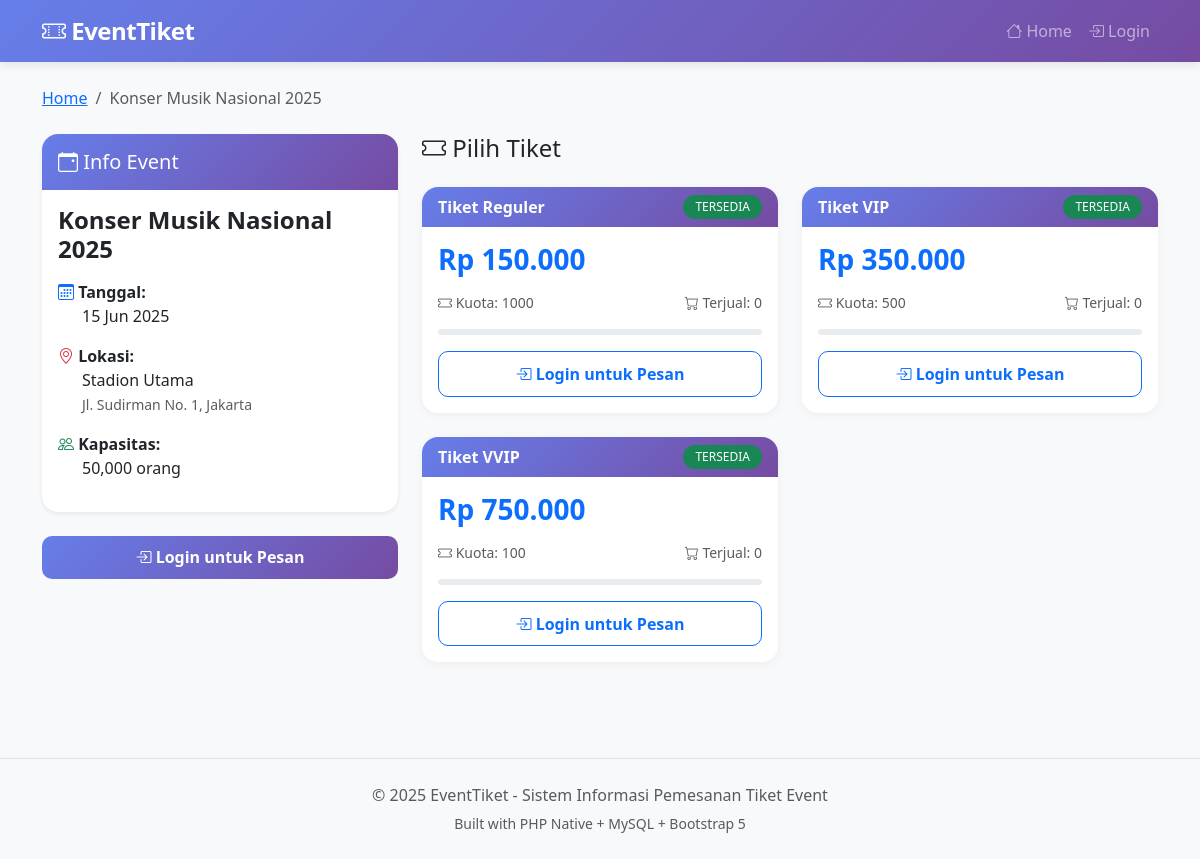
/?p=event_detail&id=1, run on the app's committed database.
### tables this page shows
CREATE TABLE `event` (
  `id_event` int NOT NULL,
  `nama_event` varchar(150) NOT NULL,
  `tanggal` date NOT NULL,
  `id_venue` int DEFAULT NULL
);

CREATE TABLE `venue` (
  `id_venue` int NOT NULL,
  `nama_venue` varchar(100) NOT NULL,
  `alamat` text,
  `kapasitas` int DEFAULT NULL
);

CREATE TABLE `tiket` (
  `id_tiket` int NOT NULL,
  `id_event` int DEFAULT NULL,
  `nama_tiket` varchar(50) NOT NULL,
  `harga` int NOT NULL,
  `kuota` int NOT NULL
);

### pages/event_detail.php (the view, shortened to what this page needs)
<?php
$id_event = (int)$_GET['id'];
$event = mysqli_fetch_assoc(mysqli_query($conn, "SELECT e.*, v.nama_venue, v.alamat, v.kapasitas
    FROM event e
    JOIN venue v ON e.id_venue = v.id_venue
    WHERE e.id_event = $id_event"));
$tiket = mysqli_query($conn, "SELECT t.*,
    (SELECT COUNT(*) FROM order_detail od
     JOIN orders o ON od.id_order = o.id_order
     WHERE od.id_tiket = t.id_tiket AND o.status = 'paid') as terjual
    FROM tiket t
    WHERE t.id_event = $id_event");
$tanggal = date('d M Y', strtotime($event['tanggal']));
?>
<div class="container py-4">
    <nav aria-label="breadcrumb" class="mb-4">
        <ol class="breadcrumb">
            <li class="breadcrumb-item"><a href="?p=home">Home</a></li>
            <li class="breadcrumb-item active"><?= htmlspecialchars($event['nama_event']) ?></li>
        </ol>
    </nav>
    <div class="row">
        <div class="col-md-4">
            <div class="card border-0 shadow-sm mb-4">
                <div class="card-header text-white py-3" style="background: var(--primary-gradient);">
                    <h5 class="mb-0"><i class="bi bi-calendar-event"></i> Info Event</h5>
                </div>
                <div class="card-body">
                    <h4 class="fw-bold mb-3"><?= htmlspecialchars($event['nama_event']) ?></h4>
                    <ul class="list-unstyled mb-0">
                        <li class="mb-3">
                            <i class="bi bi-calendar3 text-primary"></i>
                            <strong>Tanggal:</strong><br>
                            <span class="ms-4"><?= $tanggal ?></span>
                        </li>
                        <li class="mb-3">
                            <i class="bi bi-geo-alt text-danger"></i>
                            <strong>Lokasi:</strong><br>
                            <span class="ms-4"><?= htmlspecialchars($event['nama_venue']) ?></span><br>
                            <small class="ms-4 text-muted"><?= htmlspecialchars($event['alamat']) ?></small>
                        </li>
                        <li class="mb-3">
                            <i class="bi bi-people text-success"></i>
                            <strong>Kapasitas:</strong><br>
                            <span class="ms-4"><?= number_format($event['kapasitas']) ?> orang</span>
                        </li>
                    </ul>
                </div>
            </div>
            <?php if (isset($_SESSION['id_user'])): ?>
                <a href="?p=riwayat" class="btn btn-outline-primary w-100 mb-2">
                    <i class="bi bi-clock-history"></i> Riwayat Pembelian
                </a>
            <?php else: ?>
                <a href="?p=login" class="btn btn-primary w-100">
                    <i class="bi bi-box-arrow-in-right"></i> Login untuk Pesan
                </a>
            <?php endif; ?>
        </div>
        <div class="col-md-8">
            <h4 class="mb-4"><i class="bi bi-ticket"></i> Pilih Tiket</h4>
            <?php if (mysqli_num_rows($tiket) > 0): ?>
                <div class="row">
                    <?php while ($t = mysqli_fetch_assoc($tiket)):
                        $sisa = $t['kuota'] - $t['terjual'];
                        $habis = $sisa <= 0;
                    ?>
                        <div class="col-md-6 mb-4">
                            <div class="card h-100 <?= $habis ? 'opacity-50' : '' ?>">
                                <div class="card-header d-flex justify-content-between align-items-center" style="background: var(--primary-gradient); color: white;">
                                    <span class="fw-bold"><?= htmlspecialchars($t['nama_tiket']) ?></span>
                                    <?php if ($habis): ?>
                                        <span class="badge bg-danger">HABIS</span>
                                    <?php elseif ($sisa <= 10): ?>
                                        <span class="badge bg-warning text-dark">SISA <?= $sisa ?></span>
                                    <?php else: ?>
                                        <span class="badge bg-success">TERSEDIA</span>
                                    <?php endif; ?>
                                </div>
                                <div class="card-body">
                                    <h3 class="text-primary fw-bold mb-3">
                                        Rp <?= number_format($t['harga'], 0, ',', '.') ?>
                                    </h3>
                                    <div class="d-flex justify-content-between text-muted mb-3">
                                        <small><i class="bi bi-ticket"></i> Kuota: <?= $t['kuota'] ?></small>
                                        <small><i class="bi bi-cart"></i> Terjual: <?= $t['terjual'] ?></small>
                                    </div>
                                    <div class="progress mb-3" style="height: 6px;">
                                    </div>
                                    <?php if (!$habis && isset($_SESSION['id_user'])): ?>
                                        <a href="?p=tiket_pesan&id=<?= $t['id_tiket'] ?>" class="btn btn-primary w-100">
                                            <i class="bi bi-cart"></i> Pesan Tiket
                                        </a>
                                    <?php elseif ($habis): ?>
                                        <button class="btn btn-secondary w-100" disabled>
                                            <i class="bi bi-x-circle"></i> Tiket Habis
                                        </button>
                                    <?php else: ?>
                                        <a href="?p=login" class="btn btn-outline-primary w-100">
                                            <i class="bi bi-box-arrow-in-right"></i> Login untuk Pesan
                                        </a>
                                    <?php endif; ?>
                                </div>
                            </div>
                        </div>
                    <?php endwhile; ?>
                </div>
            <?php endif; ?>
        </div>
    </div>
</div>

### includes/header.php (style rules this page uses)
:root { --primary-gradient: linear-gradient(135deg, #667eea 0%, #764ba2 100%); --secondary-gradient: linear-gradient(135deg, #f093fb 0%, #f5576c 100%); --success-gradient: linear-gradient(135deg, #4facfe 0%, #00f2fe 100%); --warning-gradient: linear-gradient(135deg, #fa709a 0%, #fee140 100%); }
body { font-family: 'Segoe UI', Tahoma, Geneva, Verdana, sans-serif; background-color: #f8f9fa; }
.btn { border-radius: 10px; font-weight: 600; padding: 0.6rem 1.5rem; transition: all 0.3s ease; }
.btn-primary { background: var(--primary-gradient); border: none; }
.badge { padding: 0.5em 1em; border-radius: 20px; font-weight: 500; }
.breadcrumb { background: none; padding: 0; }
.card { border: none; border-radius: 16px; box-shadow: 0 2px 10px rgba(0, 0, 0, 0.05); }
.card-header { border-radius: 16px 16px 0 0 !important; border: none; }

### data on the page
event: nama_event "Konser Musik Nasional 2025", tanggal "15 Jun 2025", id_venue.nama_venue "Stadion Utama", id_venue.alamat "Jl. Sudirman No. 1, Jakarta", id_venue.kapasitas "50,000"
tiket: nama_tiket "Tiket Reguler", shows "TERSEDIA", harga "150.000", kuota "1000", terjual "0", shows "Login untuk Pesan"
tiket: nama_tiket "Tiket VIP", shows "TERSEDIA", harga "350.000", kuota "500", terjual "0", shows "Login untuk Pesan"
tiket: nama_tiket "Tiket VVIP", shows "TERSEDIA", harga "750.000", kuota "100", terjual "0", shows "Login untuk Pesan"
